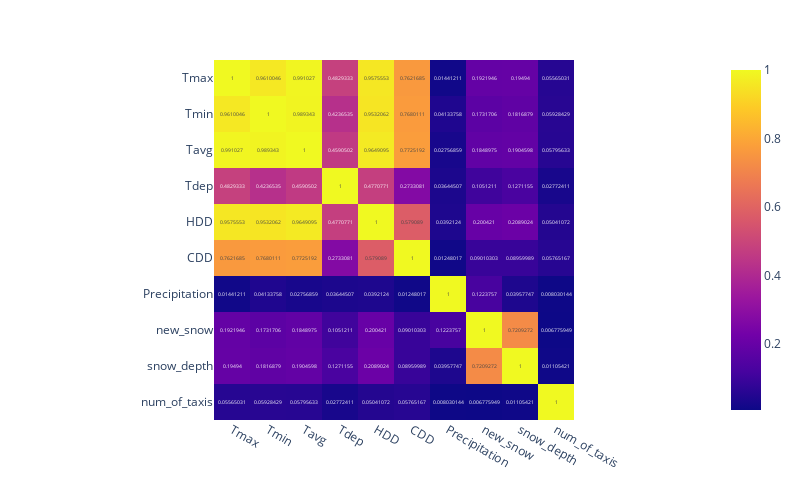

The notebook cell saved with this chart:
### Markdown cell above
check correlation between the features

### Code cell
import seaborn as sns
import plotly.express as px
import numpy as np

corr_df = main_df.corr().abs()

fig = px.imshow(corr_df, text_auto=True)
fig.update_layout(
    autosize=False,
    width=800,
    height=500,)

fig.show()

### Figure 1 — Plotly figure (JSON) as saved in the notebook; plotly's stock layout.template omitted (floating-point values rounded to 4 significant figures)
{"data": [{"coloraxis": "coloraxis", "hovertemplate": "x: %{x}<br>y: %{y}<br>color: %{z}<extra></extra>", "name": "0", "texttemplate": "%{z}", "type": "heatmap", "x": ["Tmax", "Tmin", "Tavg", "Tdep", "HDD", "CDD", "Precipitation", "new_snow", "snow_depth", "num_of_taxis"], "xaxis": "x", "y": ["Tmax", "Tmin", "Tavg", "Tdep", "HDD", "CDD", "Precipitation", "new_snow", "snow_depth", "num_of_taxis"], "yaxis": "y", "z": [[1, 0.961, 0.991, 0.4829, 0.9576, 0.7622, 0.01441, 0.1922, 0.1949, 0.05565], [0.961, 1, 0.9893, 0.4237, 0.9532, 0.768, 0.04134, 0.1732, 0.1817, 0.05928], [0.991, 0.9893, 1, 0.4591, 0.9649, 0.7725, 0.02757, 0.1849, 0.1905, 0.05796], [0.4829, 0.4237, 0.4591, 1, 0.4771, 0.2733, 0.03645, 0.1051, 0.1271, 0.02772], [0.9576, 0.9532, 0.9649, 0.4771, 1, 0.5791, 0.03921, 0.2004, 0.2089, 0.05041], [0.7622, 0.768, 0.7725, 0.2733, 0.5791, 1, 0.01248, 0.0901, 0.0896, 0.05765], [0.01441, 0.04134, 0.02757, 0.03645, 0.03921, 0.01248, 1, 0.1224, 0.03958, 0.00803], [0.1922, 0.1732, 0.1849, 0.1051, 0.2004, 0.0901, 0.1224, 1, 0.7209, 0.006776], [0.1949, 0.1817, 0.1905, 0.1271, 0.2089, 0.0896, 0.03958, 0.7209, 1, 0.01105], [0.05565, 0.05928, 0.05796, 0.02772, 0.05041, 0.05765, 0.00803, 0.006776, 0.01105, 1]]}], "layout": {"autosize": false, "coloraxis": {"colorscale": [[0, "#0d0887"], [0.1111, "#46039f"], [0.2222, "#7201a8"], [0.3333, "#9c179e"], [0.4444, "#bd3786"], [0.5556, "#d8576b"], [0.6667, "#ed7953"], [0.7778, "#fb9f3a"], [0.8889, "#fdca26"], [1, "#f0f921"]]}, "height": 500, "margin": {"t": 60}, "width": 800, "xaxis": {"anchor": "y", "constrain": "domain", "domain": [0, 1], "scaleanchor": "y"}, "yaxis": {"anchor": "x", "autorange": "reversed", "constrain": "domain", "domain": [0, 1]}}}
